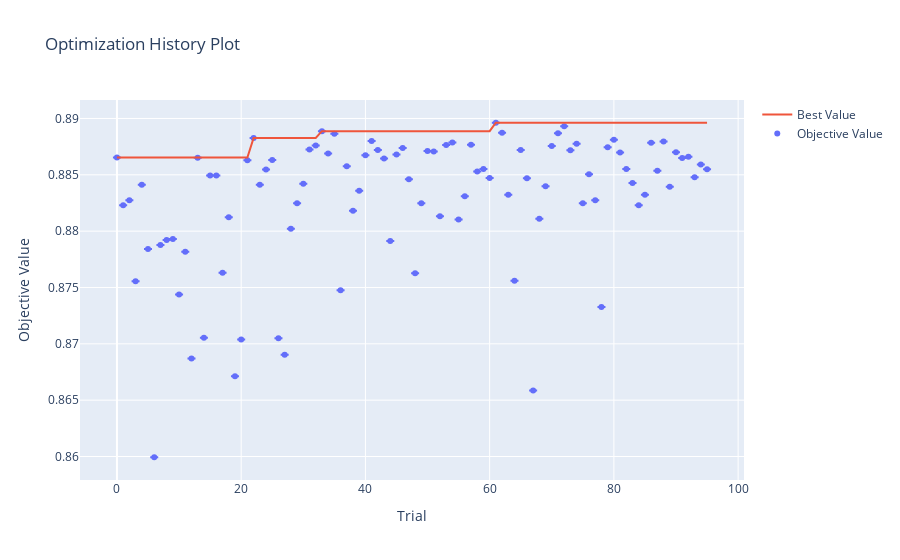

This figure's notebook cell:
### Markdown cell above
## optuna visualization

### Code cell
from optuna import visualization as op_viz

op_viz.plot_optimization_history(study, error_bar=True)
